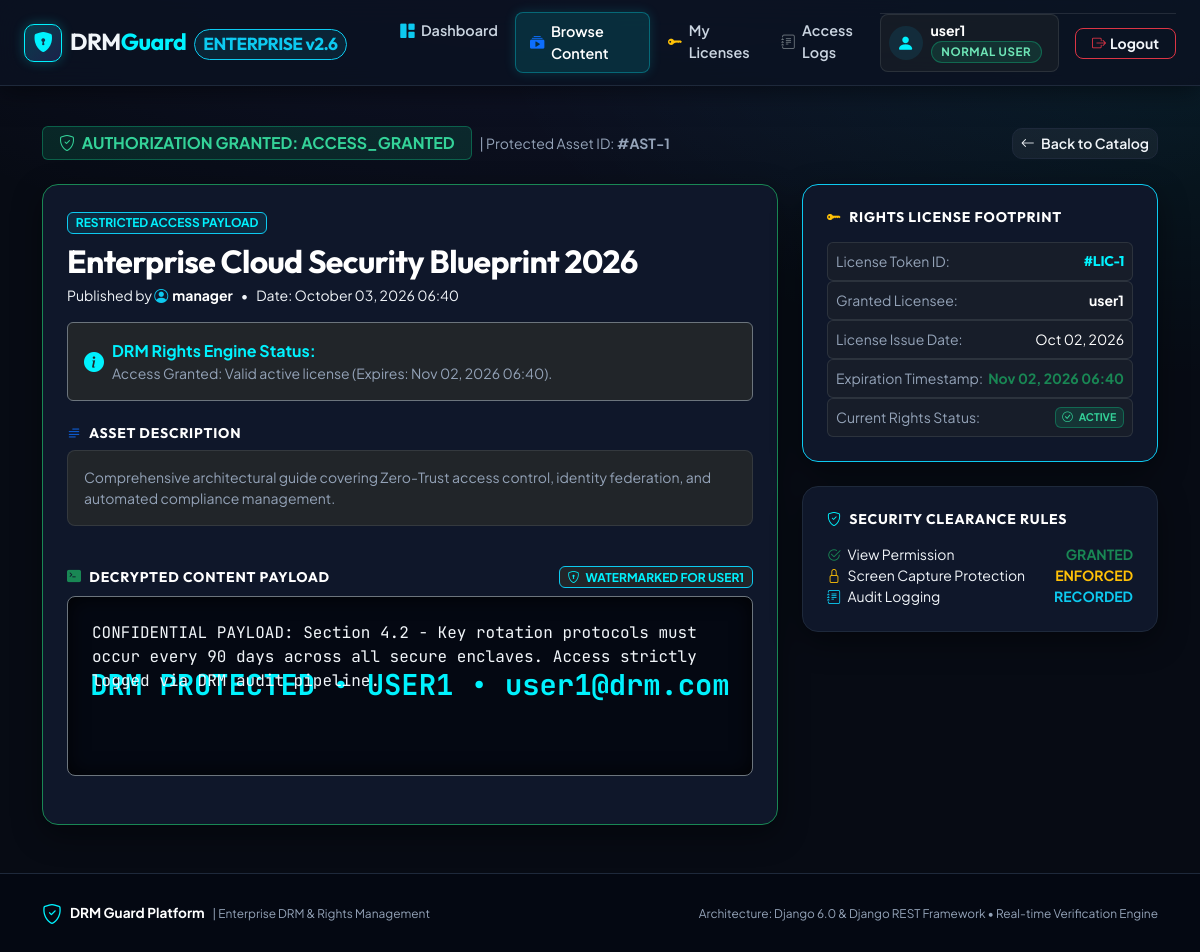
/contents/1/ (signed in), run on the app's committed database.
### DRM_App/models.py (models this page shows, shortened)
class UserProfile(models.Model):
    ROLE_CHOICES = (
        ('ADMIN', 'Admin'),
        ('CONTENT_MANAGER', 'Content Manager'),
        ('NORMAL_USER', 'Normal User'),
    )
    user = models.OneToOneField(User, on_delete=models.CASCADE, related_name='profile')
    role = models.CharField(max_length=20, choices=ROLE_CHOICES, default='NORMAL_USER')
    created_at = models.DateTimeField(auto_now_add=True)
    @property
    def is_admin(self):
        return self.role == 'ADMIN' or self.user.is_superuser
    @property
    def is_content_manager(self):
        return self.role in ['ADMIN', 'CONTENT_MANAGER'] or self.user.is_superuser
    @property
    def is_normal_user(self):
        return self.role == 'NORMAL_USER'

class DigitalContent(models.Model):
    STATUS_CHOICES = (
        ('ACTIVE', 'Active'),
        ('DRAFT', 'Draft'),
        ('INACTIVE', 'Inactive'),
    )
    title = models.CharField(max_length=255)
    description = models.TextField()
    content_body = models.TextField(help_text="Protected text or document data", blank=True, null=True)
    file = models.FileField(upload_to='digital_contents/', blank=True, null=True)
    owner = models.ForeignKey(User, on_delete=models.CASCADE, related_name='contents')
    status = models.CharField(max_length=20, choices=STATUS_CHOICES, default='ACTIVE')
    created_at = models.DateTimeField(auto_now_add=True)
    updated_at = models.DateTimeField(auto_now=True)

class License(models.Model):
    STATUS_CHOICES = (
        ('ACTIVE', 'Active'),
        ('EXPIRED', 'Expired'),
        ('REVOKED', 'Revoked'),
    )
    user = models.ForeignKey(User, on_delete=models.CASCADE, related_name='licenses')
    content = models.ForeignKey(DigitalContent, on_delete=models.CASCADE, related_name='licenses')
    start_date = models.DateTimeField(default=timezone.now)
    expiry_date = models.DateTimeField()
    status = models.CharField(max_length=20, choices=STATUS_CHOICES, default='ACTIVE')
    created_at = models.DateTimeField(auto_now_add=True)
    class Meta:
        ordering = ['-created_at']
    def check_and_update_status(self):
        now = timezone.now()
        if self.status == 'ACTIVE' and now > self.expiry_date:
            self.status = 'EXPIRED'
            self.save(update_fields=['status'])
        return self.status
    def is_currently_valid(self):
        current_status = self.check_and_update_status()
        now = timezone.now()
        return current_status == 'ACTIVE' and self.start_date <= now <= self.expiry_date

### DRM_App/views.py (the view, shortened to what this page needs)
# urls.py: path('contents/<int:content_id>/', views.content_detail_view, name='content_detail'),
@login_required
def content_detail_view(request, content_id):
    content = get_object_or_404(DigitalContent, id=content_id)
    has_access, access_status, reason, license_obj = verify_and_log_drm_access(request.user, content, request)
    return render(request, 'DRM_App/content_detail.html', {
        'content': content,
        'access_status': access_status,
        'reason': reason,
        'license_obj': license_obj
    })

### DRM_App/templates/DRM_App/content_detail.html (shortened to what this page needs)
{% extends 'DRM_App/base.html' %}
{% block content %}
<div class="d-flex flex-column flex-md-row justify-content-between align-items-md-center gap-3 mb-4">
    <div class="d-flex align-items-center gap-2">
        <span class="badge badge-status-active px-3 py-2 fs-6">
            <i class="bi bi-shield-check me-1"></i> AUTHORIZATION GRANTED: {{ access_status }}
        </span>
        <span class="text-muted small">| Protected Asset ID: <strong>#AST-{{ content.id }}</strong></span>
    </div>
    <a href="{% url 'content_list' %}" class="btn btn-glass btn-sm">
        <i class="bi bi-arrow-left me-1"></i> Back to Catalog
    </a>
</div>
<div class="row g-4">
    <div class="col-lg-8">
        <div class="card card-custom p-4 border-success border-opacity-40 mb-4">
            <div class="d-flex justify-content-between align-items-start mb-3">
                <div>
                    <span class="badge bg-info bg-opacity-10 text-cyan border border-info border-opacity-30 mb-2">RESTRICTED ACCESS PAYLOAD</span>
                    <h2 class="fw-bold text-white mb-1">{{ content.title }}</h2>
                    <div class="text-muted small d-flex flex-wrap align-items-center gap-2">
                        <span>Published by <strong class="text-white"><i class="bi bi-person-circle text-info me-1"></i>{{ content.owner.username }}</strong></span>
                        <span>&bull;</span>
                        <span>Date: {{ content.created_at|date:"F d, Y H:i" }}</span>
                    </div>
                </div>
            </div>
            <div class="alert alert-dark border border-secondary border-opacity-40 mb-4 bg-dark bg-opacity-60 text-white">
                <div class="d-flex align-items-center gap-2">
                    <i class="bi bi-info-circle-fill text-cyan fs-5"></i>
                    <div>
                        <strong class="text-cyan">DRM Rights Engine Status:</strong>
                        <div class="small text-muted mb-0">{{ reason }}</div>
                    </div>
                </div>
            </div>
            <div class="mb-4">
                <h6 class="fw-bold text-white mb-2 text-uppercase small" style="letter-spacing: 0.8px;">
                    <i class="bi bi-text-paragraph text-primary me-1"></i> Asset Description
                </h6>
                <p class="text-muted small leading-relaxed bg-dark bg-opacity-30 p-3 rounded-3 border border-secondary border-opacity-25">{{ content.description }}</p>
            </div>
            <div class="mb-4">
                <div class="d-flex justify-content-between align-items-center mb-2">
                    <h6 class="fw-bold text-white mb-0 text-uppercase small" style="letter-spacing: 0.8px;">
                        <i class="bi bi-terminal-fill text-success me-1"></i> Decrypted Content Payload
                    </h6>
                    <span class="badge bg-dark text-cyan border border-info border-opacity-30 small">
                        <i class="bi bi-shield-lock me-1"></i> WATERMARKED FOR {{ user.username|upper }}
                    </span>
                </div>
                <div class="position-relative bg-dark p-4 rounded-3 border border-secondary text-mono text-light" style="background-color: #040812 !important; box-shadow: inset 0 0 20px rgba(0,0,0,0.8); min-height: 180px;">
                    <div class="position-absolute top-50 start-50 translate-middle pointer-events-none text-nowrap opacity-10 fw-bold text-cyan" style="font-size: 1.8rem; transform: translate(-50%, -50%) rotate(-15deg); user-select: none;">
                        DRM PROTECTED &bull; {{ user.username|upper }} &bull; {{ user.email|default:"AUTHENTICATED" }}
                    </div>
                    <div class="position-relative z-1" style="white-space: pre-wrap; word-break: break-word;">{{ content.content_body|default:"[No text content body attached to this digital asset]" }}</div>
                </div>
            </div>
        </div>
    </div>
    <div class="col-lg-4">
        {% if license_obj %}
        <div class="card card-custom p-4 mb-4 border-info border-opacity-30">
            <h6 class="fw-bold text-white mb-3 text-uppercase small" style="letter-spacing: 0.8px;">
                <i class="bi bi-key-fill text-warning me-1"></i> Rights License Footprint
            </h6>
            <div class="d-flex flex-column gap-2.5 small">
                <div class="d-flex justify-content-between p-2 rounded-2 bg-dark bg-opacity-50 border border-secondary border-opacity-25">
                    <span class="text-muted">License Token ID:</span>
                    <strong class="text-cyan font-heading">#LIC-{{ license_obj.id }}</strong>
                </div>
                <div class="d-flex justify-content-between p-2 rounded-2 bg-dark bg-opacity-50 border border-secondary border-opacity-25">
                    <span class="text-muted">Granted Licensee:</span>
                    <strong class="text-white">{{ license_obj.user.username }}</strong>
                </div>
                <div class="d-flex justify-content-between p-2 rounded-2 bg-dark bg-opacity-50 border border-secondary border-opacity-25">
                    <span class="text-muted">License Issue Date:</span>
                    <span class="text-white">{{ license_obj.start_date|date:"M d, Y" }}</span>
                </div>
                <div class="d-flex justify-content-between p-2 rounded-2 bg-dark bg-opacity-50 border border-secondary border-opacity-25">
                    <span class="text-muted">Expiration Timestamp:</span>
                    <strong class="text-success">{{ license_obj.expiry_date|date:"M d, Y H:i" }}</strong>
                </div>
                <div class="d-flex justify-content-between p-2 rounded-2 bg-dark bg-opacity-50 border border-secondary border-opacity-25">
                    <span class="text-muted">Current Rights Status:</span>
                    <span class="badge badge-status-active"><i class="bi bi-check-circle me-1"></i> {{ license_obj.status }}</span>
                </div>
            </div>
        </div>
        {% endif %}
        <div class="card card-custom p-4">
            <h6 class="fw-bold text-white mb-3 text-uppercase small" style="letter-spacing: 0.8px;">
                <i class="bi bi-shield-check text-cyan me-1"></i> Security Clearance Rules
            </h6>
            <div class="d-flex flex-column gap-2.5 small">
                <div class="d-flex align-items-center justify-content-between text-muted">
                    <span><i class="bi bi-check2-circle text-success me-1"></i> View Permission</span>
                    <span class="text-success fw-bold">GRANTED</span>
                </div>
                <div class="d-flex align-items-center justify-content-between text-muted">
                    <span><i class="bi bi-lock text-warning me-1"></i> Screen Capture Protection</span>
                    <span class="text-warning fw-bold">ENFORCED</span>
                </div>
                <div class="d-flex align-items-center justify-content-between text-muted">
                    <span><i class="bi bi-journal-text text-info me-1"></i> Audit Logging</span>
                    <span class="text-info fw-bold">RECORDED</span>
                </div>
            </div>
        </div>
    </div>
</div>
{% endblock %}

### DRM_App/templates/DRM_App/base.html (shortened to what this page needs)
<!DOCTYPE html>
<html lang="en">
<head>
    <link href="https://cdn.jsdelivr.net/npm/bootstrap@5.3.2/dist/css/bootstrap.min.css" rel="stylesheet">
    <link rel="stylesheet" href="https://cdn.jsdelivr.net/npm/bootstrap-icons@1.11.3/font/bootstrap-icons.min.css">
</head>
<body>
    <nav class="navbar navbar-expand-lg navbar-dark navbar-custom sticky-top">
        <div class="container-fluid px-lg-4">
            <a class="navbar-brand d-flex align-items-center gap-2" href="{% url 'dashboard' %}">
                <div class="brand-logo-icon">
                    <i class="bi bi-shield-lock-fill fs-5" style="color: var(--drm-cyan);"></i>
                </div>
                <div>
                    <span class="fw-bold tracking-tight">DRM<span class="text-cyan">Guard</span></span>
                    <span class="badge bg-info bg-opacity-10 text-info border border-info border-opacity-30 rounded-pill fs-8 ms-1 px-2 py-0.5">ENTERPRISE v2.6</span>
                </div>
            </a>
            <div class="collapse navbar-collapse mt-3 mt-lg-0" id="navbarMain">
                {% if user.is_authenticated %}
                <ul class="navbar-nav me-auto mb-2 mb-lg-0 ms-lg-4 gap-1">
                    <li class="nav-item">
                        <a class="nav-link {% if request.resolver_match.url_name == 'dashboard' %}active{% endif %}" href="{% url 'dashboard' %}">
                            <i class="bi bi-grid-1x2-fill text-info"></i> Dashboard
                        </a>
                    </li>
                    <li class="nav-item">
                        <a class="nav-link {% if request.resolver_match.url_name == 'content_list' or request.resolver_match.url_name == 'content_detail' %}active{% endif %}" href="{% url 'content_list' %}">
                            <i class="bi bi-collection-play-fill text-primary"></i> Browse Content
                        </a>
                    </li>
                    {% if user.profile.is_normal_user %}
                    <li class="nav-item">
                        <a class="nav-link {% if request.resolver_match.url_name == 'my_licenses' %}active{% endif %}" href="{% url 'my_licenses' %}">
                            <i class="bi bi-key-fill text-warning"></i> My Licenses
                        </a>
                    </li>
                    {% endif %}
                    <li class="nav-item">
                        <a class="nav-link {% if request.resolver_match.url_name == 'access_logs' %}active{% endif %}" href="{% url 'access_logs' %}">
                            <i class="bi bi-journal-text text-secondary"></i> Access Logs
                        </a>
                    </li>
                </ul>
                <div class="d-flex align-items-center gap-3 pt-2 pt-lg-0 border-top border-secondary border-opacity-25 border-lg-0">
                    <div class="d-flex align-items-center gap-2 bg-dark bg-opacity-50 p-2 rounded-3 border border-secondary border-opacity-25">
                        <div class="stat-icon bg-info bg-opacity-10 text-cyan rounded-circle" style="width: 34px; height: 34px; font-size: 1.1rem;">
                            <i class="bi bi-person-fill"></i>
                        </div>
                        <div class="lh-1 pe-2">
                            <div class="fw-bold small text-white">{{ user.username }}</div>
                            <span class="badge badge-role mt-1 {% if user.profile.is_admin %}badge-admin{% elif user.profile.is_content_manager %}badge-manager{% else %}badge-user{% endif %}">
                                {{ user.profile.get_role_display }}
                            </span>
                        </div>
                    </div>
                    <a href="{% url 'logout' %}" class="btn btn-outline-danger btn-sm rounded-3 px-3 fw-bold d-flex align-items-center gap-1" title="Sign out of DRM session">
                        <i class="bi bi-box-arrow-right"></i> <span class="d-none d-sm-inline">Logout</span>
                    </a>
                </div>
                {% endif %}
            </div>
        </div>
    </nav>
    <main class="container my-4 flex-grow-1">
        {% block content %}{% endblock %}
    </main>
    <footer class="footer text-center">
        <div class="container d-flex flex-column flex-md-row justify-content-between align-items-center gap-2">
            <div class="d-flex align-items-center gap-2">
                <i class="bi bi-shield-check text-cyan fs-5"></i>
                <span class="fw-bold text-white">DRM Guard Platform</span>
                <span class="text-muted small">| Enterprise DRM & Rights Management</span>
            </div>
            <p class="mb-0 text-muted small">
                Architecture: Django 6.0 & Django REST Framework &bull; Real-time Verification Engine
            </p>
        </div>
    </footer>
</body>
</html>

### data on the page
DigitalContent: id "1", title "Enterprise Cloud Security Blueprint 2026", owner.username "manager", created_at "October 03, 2026 06:40", description "Comprehensive architectural guide covering Zero-Trust access control, identity federation, and automated compliance management.", content_body "CONFIDENTIAL PAYLOAD: Section 4.2 - Key rotation protocols must occur every 90 days across all secure enclaves. Access strictly logged via DRM audit pipeline."
License: id "1", user.username "user1", start_date "Oct 02, 2026", expiry_date "Nov 02, 2026 06:40", status "ACTIVE"

### other printed values
{{ user.username }} "user1"
{{ user.profile.get_role_display }} "NORMAL USER"
{{ access_status }} "ACCESS_GRANTED"
{{ reason }} "Access Granted: Valid active license (Expires: Nov 02, 2026 06:40)."
{{ user.username|upper }} "USER1"
{{ user.email|default:"AUTHENTICATED" }} "user1@drm.com"
